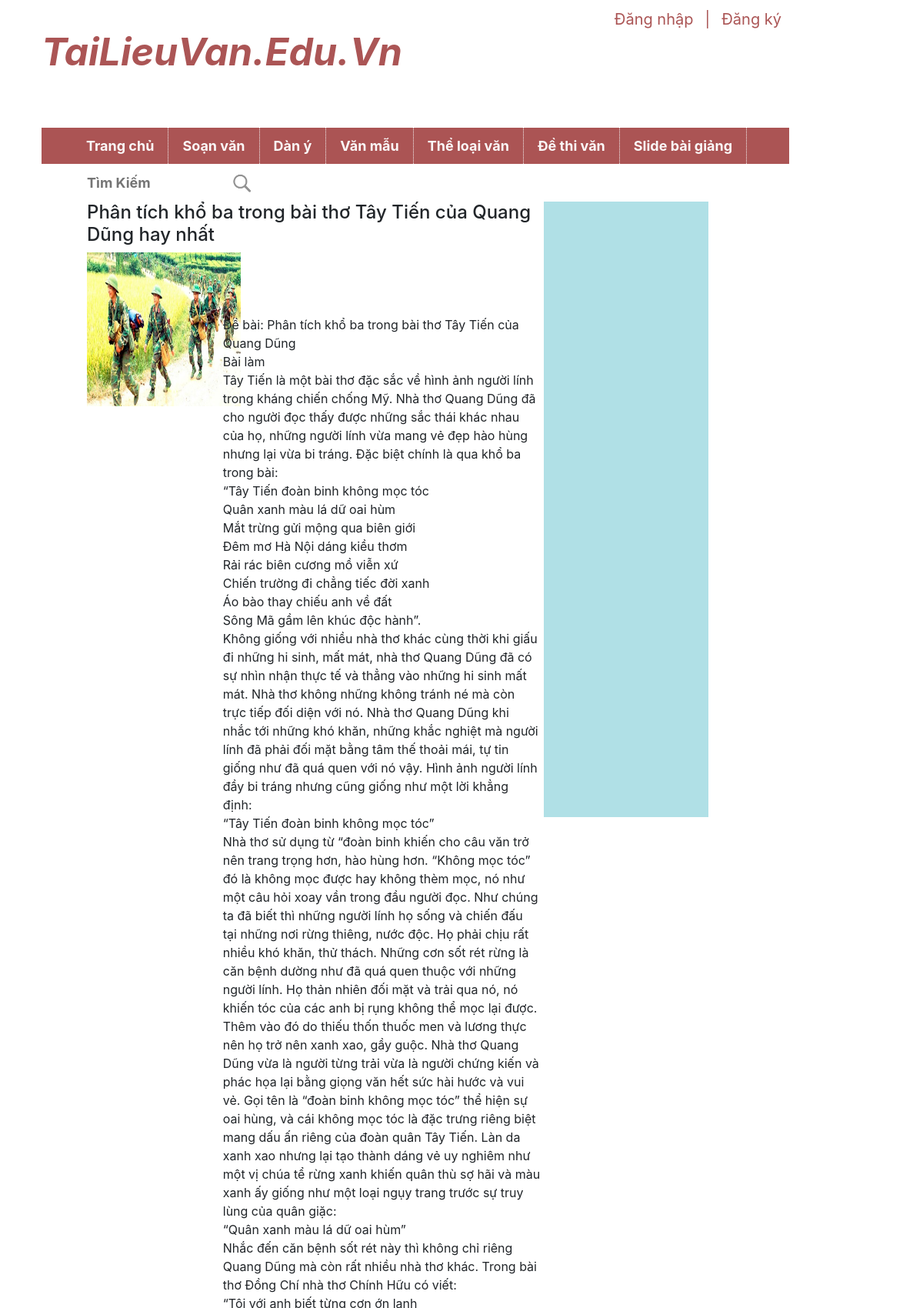
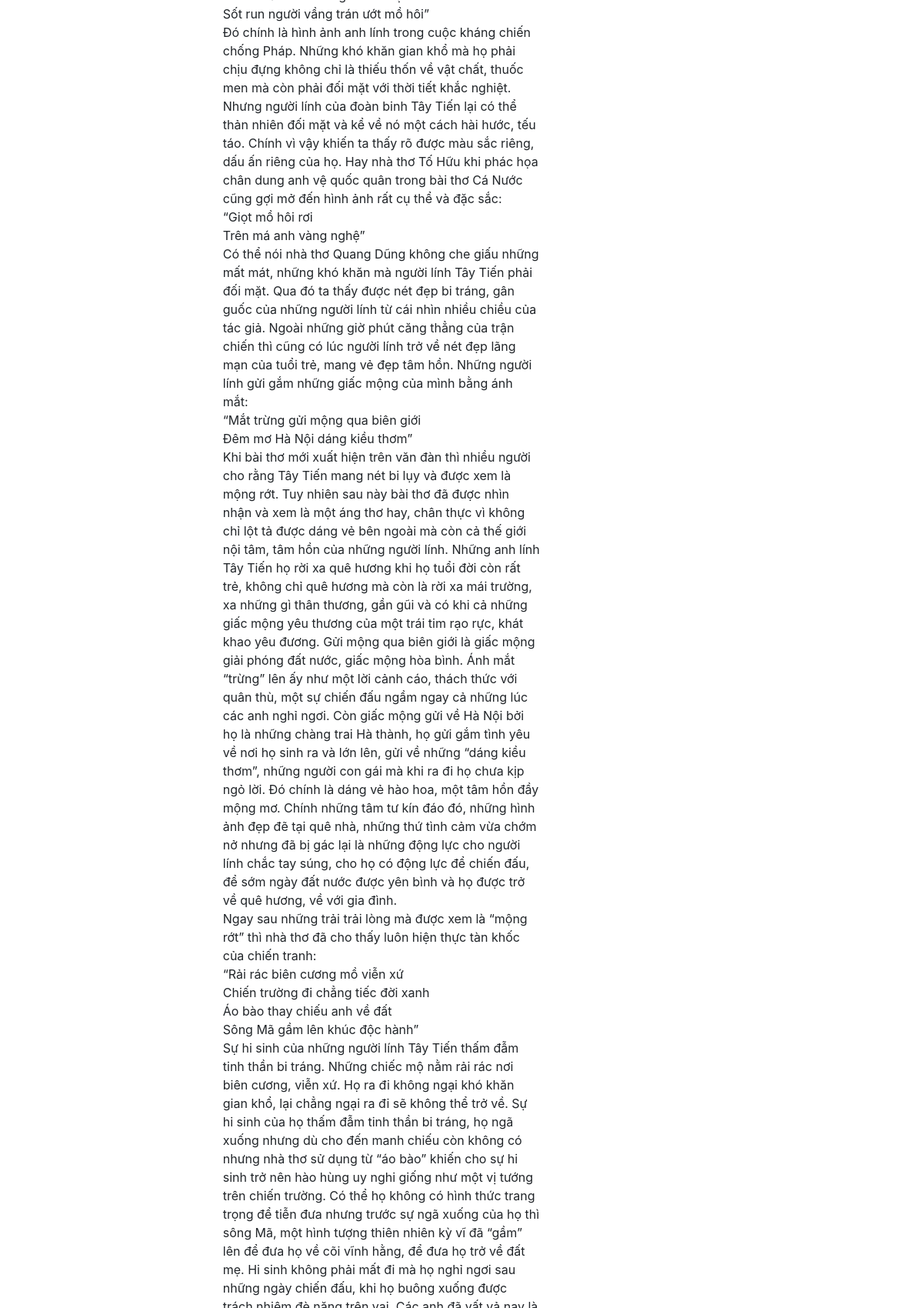
The page /btl/chitiet.php?id=10 (upper part) on the database its author committed (2 pictures, top to bottom).
### tables this page shows
CREATE TABLE `post` (
  `post_id` int(20) NOT NULL,
  `category_id` int(20) DEFAULT NULL,
  `title` varchar(300) DEFAULT NULL,
  `content` text,
  `createdate` datetime DEFAULT NULL,
  `del_flag` tinyint(4) DEFAULT '0',
  `ing` text NOT NULL,
  `mota` text NOT NULL
);

### btl/chitiet.php (the view, shortened to what this page needs)
<!DOCTYPE html>
<html>
<head>
    <link rel="stylesheet" type="text/css" href="css/style.css" />
    <link rel="stylesheet" href="https://stackpath.bootstrapcdn.com/bootstrap/4.2.1/css/bootstrap.min.css">
</head>
<body>
    <div class="top">
        <div id="top-left">
            <p><b><i>TaiLieuVan.Edu.Vn</i></b></p>
        </div>
        <div id="top-right">
            <ul>
                    <li> <a href="./register.php">Đăng ký</a> </li>
                    <li>|</li>
                    <li> <a href="login.php">Đăng nhập</a> </li>
            </ul>
        </div>
    </div>
        <div class="wrapper">
            <div class="menu">
                <ul>
                    <li> <a href= "" class="write">Trang chủ</a></li>
                    <li><a href="" class="write">Soạn văn</a>
                    </li>
                    <li><a href="" class="write">Dàn ý</a>
                    </li>
                    <li><a href="" class="write">Văn mẫu</a>
                    </li>
                    <li><a href="" class="write">Thể loại văn</a>
                    </li>
                    <li><a href="" class="write">Đề thi văn</a>
                    </li>
                    <li><a href="" class="write">Slide bài giảng</a>
                    </li>
                    <li>
                        <form id="search" >
                            <input type="text" placeholder="Tìm Kiếm " class="write">
                        </form>
                    </li>
                </ul>
            </div>
        </div>
    <div class="content">
            <div id="left">
                <div>
                <?php
                    require_once "connect.php";
                    $id=$_GET['id'];
                    $sql="SELECT * FROM post where post_id=$id order by post_id desc";
                    $result = mysqli_query($conn, $sql);
                     while($row=mysqli_fetch_array($result)){
                ?>
                        <h4> <?php echo $row['title']?></h4>
                        <img src="img\lop12\vanmau\<?php echo $row['ing']?>" alt="">
                        <div class="tomtat"><p><?php echo $row['content']?></p></div>
                    <?php
                    echo"<br/>";
                    }
                    ?>
            </div>
        </div>
        <div id="right"></div>
</body>
</html>

### btl/css/style.css (style rules this page uses)
body { width: 90%; height: auto; margin: auto; }
li { list-style: none; }
a { text-decoration: none; }
.top { width: 90%; height: 150px; margin: 0px auto; }
#top-left { width: 60%; height: 150px; float: left; color: #ab5555; font-size: 50px; padding: 30px 0px; }
#top-right { width: 30%; height: 40px; float: right; margin-top: 10px; }
#top-right ul li a { float: left; text-align: center; font-size: 20px; padding:0px 5px; float: right; color: #ab5555; }
#top-right ul li { float: left; text-align: center; font-size: 20px; padding:0px 5px; float: right; color: #ab5555; }
.wrapper { width: 90%; height: 47px; background: hsl(0, 34%, 50%); margin: 0px auto; }
.write { font-size: 18px; color: #fbf8f8; font-weight: bold; }
.menu>ul>li { float: left; padding: 10px 18px; position: relative; border-right: 1px dotted whitesmoke; }
.menu>ul>li:last-child { border-right: 0px; }
#search input[type="text"] { background: url('./img/search.jpg') no-repeat 185px; border: none; background-size: 34px; outline: none; padding: 1px; }
.content { margin-top: 30px; padding: 5px 59px; margin: 10px auto; width: 90%; height: 1500px; }
#left { float: left; width: 69%; }
#right { margin-left: 5px; width: 25%; height: 800px; background: powderblue; float: left; }
.content img { width: 200px; height: 200px; }
.tomtat { margin-left: 30%; margin-top: -20% }

### rows shown on the page
post: title "Phân tích khổ ba trong bài thơ Tây Tiến của Quang Dũng hay nhất", ing (picture), content "Đề bài: Phân tích khổ ba trong bài thơ Tây Tiến của Quang Dũng Bài làm Tây Tiến là một bài thơ đặc sắc về hình ảnh người lính trong kháng chiến chống Mỹ. Nhà thơ Quang Dũng đã cho người đọc thấy được những sắc thái khác nhau của họ, những người lính vừa mang vẻ đẹp hào hùng nhưng lại vừa bi tráng. Đặc biệt chính là qua khổ ba trong bài: “Tây Tiến đoàn binh không mọc tóc Quân xanh màu lá dữ oai hùm Mắt trừng gửi mộng qua biên giới Đêm mơ Hà Nội dáng kiều thơm Rải rác biên cương mồ viễn xứ Chiến trường đi chẳng tiếc đời xanh Áo bào thay chiếu anh về đất Sông Mã gầm lên khúc độc hành”. Không giống với nhiều nhà thơ khác cùng thời khi giấu đi những hi sinh, mất mát, nhà thơ Quang Dũng đã có sự…"
